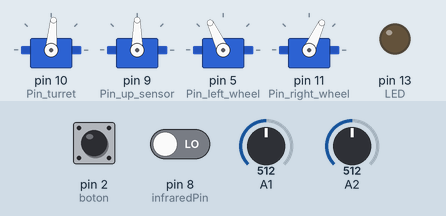
Recording of a sketch running on a simulated Arduino Uno, built with avr-gcc and run on an emulated ATmega328P. On the bench: 4 × servo, output pins drawn as LEDs (lit = HIGH). The inputs (shaded band) are chosen by the test bench; at power-on: A1 = 512, A2 = 512, pin 2 (boton) HIGH, pin 8 (infraredPin) LOW.

Above: at 1.2 s.
1.3 s: A1 set to 584
4.3 s: A1 set to 616
At 4.61 s:
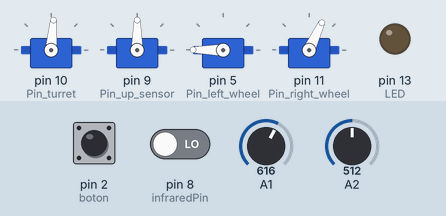
7.3 s: A2 set to 418
10.3 s: A2 set to 387
At 11.6 s:
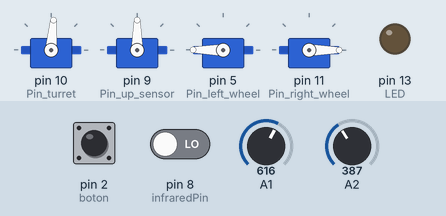
11.9 s: pin 2 (boton) pulled LOW for 0.15 s
At 12.33 s:
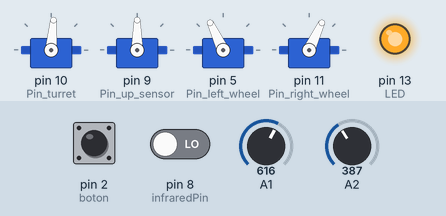
At 13.5 s:
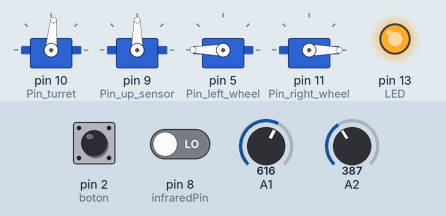
13.9 s: pin 8 (infraredPin) driven HIGH
Timing chart, 0 to 26.1 s (numbered marks = the images above; inputs shaded):
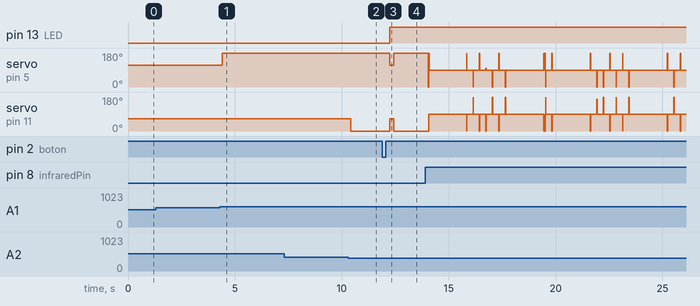

Measured:
- the behaviour switches between 600 and 601 on A1 (found by bisection; images 0 and 1)
- the behaviour switches between 400 and 399 on A2 (found by bisection; images 1 and 2)
- after the input at 4.3 s, servo on pin 5 (Pin_left_wheel): 115° → 180° after 0.11 s
- after the input at 10.3 s, servo on pin 11 (Pin_right_wheel): 65° → 0° after 0.13 s
- after the input at 11.9 s, pin 13 (LED): LOW → HIGH after 0.33 s; servo on pin 5 (Pin_left_wheel): 180° → 115° after 0.33 s, → 180° 0.20 s later; servo on pin 11 (Pin_right_wheel): 0° → 65° after 0.33 s, → 0° 0.20 s later

The sketch:

servo_test.ino
```cpp
#include <Servo.h>          // Incluir la librería Servo

Servo turret ;              // servo de la torreta, giro lateral de 40 a 128 grados
Servo up_sensor ;           // servo ultrasonido, giro atrás 7º, giro adelante 179º
Servo left_wheel ;          // servo rueda izquierda
Servo right_wheel ;         // servo rueda derecha

// depuración global
const boolean debuger = false ;

// pines del sensor de ultrasonido
const int EchoPin = 4 ;
const int TriggerPin = 6 ;

// pin del infrarrojo
const int infraredPin = 8 ;

int turret_angle = 85 ;             // ángulo inicial torreta
int up_sensor_angle = 90 ;          // ángulo inicial del sensor de ultrasonido
int lw_angle = 90 ;                 // ángulo inicial rueda izquierda
int rw_angle = 90 ;                 // ángulo inicial rueda derecha

int Eje_X = A1 ;
int Eje_Y = A2 ;

// botón del joystick para pruebas
const int boton = 2 ;

// estado del pulsador
int lastSwitchState = HIGH ;
boolean mouseIsActive = false ;    // whether or not to control the mouse

const int LED = 13 ;

int salto_s1 = 2 ;                 // Controla el ángulo de cada salto por movimiento
int salto_s2 = 3 ;                 // Controla el ángulo de cada salto por movimiento

int rotacion_1 = 180 ;
int rotacion_2 = 180 ;

const int Pin_turret = 10 ;
const int Pin_up_sensor = 9 ;
const int Pin_left_wheel = 5 ;
const int Pin_right_wheel = 11 ;

// valores máximos y mínimos para el servo de turno
int min_turret_angle_value = 40 ;
int max_turret_angle_value = 128 ;

int min_up_sensor_angle_value = 25 ;
int max_up_sensor_angle_value = 165 ;

int servo_read_delay = 200 ;

// valor de lectura del infrarrojo
int IRvalue = 0 ;

int Pin_PIR = 11 ;      //pin digital conectado a la salida del sensor PIR

// control de velocidad
int current_velocity = 0 ;

void setup() {
  if ( debuger ) {
    // conectar la salida serie para leer el valor del joystick
    Serial.begin(9600);
  }

  turret.attach( Pin_turret ) ;             // Conectar turret al pin definido en pin_turret
  up_sensor.attach( Pin_up_sensor ) ;       // Conectar up_sensor al pin definido en pin_up_sensor
  left_wheel.attach( Pin_left_wheel ) ;     // Conectar left_wheel al pin definido en Pin_left_wheel
  right_wheel.attach( Pin_right_wheel ) ;   // Conectar right_wheel al pin definido en Pin_right_wheel

  pinMode( boton, INPUT_PULLUP ) ;  // el switch del joystick va conectado al pin 2

  pinMode( LED, OUTPUT ) ;          // pin del LED como output

  pinMode( infraredPin, INPUT ) ;   // Pin del infrarojo

  pinMode( TriggerPin, OUTPUT );    // Pin ultrasonido Trigger
  pinMode( EchoPin, INPUT );        // Pin ultrasonido Eco entrante

  pinMode( Pin_PIR, INPUT );

  digitalWrite( EchoPin, LOW );
  digitalWrite( TriggerPin, LOW );

  // servos al valor inicial que indique la variable de posición inicial
  turret.write( turret_angle ) ;
  up_sensor.write( up_sensor_angle ) ;
  left_wheel.write( lw_angle ) ;
  right_wheel.write( rw_angle ) ;

  // lectura de la posición inicial de arranque de todos los servos una vez posicionados
  turret_angle = turret.read();
  up_sensor_angle = up_sensor.read();

  // ruedas paradas
  lw_angle = left_wheel.read();
  rw_angle = right_wheel.read();

  // apagar el LED
  digitalWrite( LED, LOW );

}

void loop() {

  // lectura del infrarrojo anterior
  IRvalue = IR_status() ;

  if ( IRvalue == HIGH ) {
      // no hay suelo, parada de emergencia
      if ( debuger ) {
        Serial.print( " ¡No se detectó suelo! " ) ;
      }

      emergency_stop();


  }

  // lectura del sensor de ultrasonido

  // int cm = ping( TriggerPin, EchoPin );
/*
  // parar si hay un objeto cerca
  if ( cm <= 20 ) {
      emergency_stop() ;
  }
*/
  // iniciar la marcha si hay suelo y no hay objetos cerca
  // if ( current_velocity == 0 ) {
    start_run_forward( 25 );
  // }

  if ( debuger ) {
    Serial.print ( " - Turret: " + String( turret_angle ) + "º Sensor: " + String( up_sensor_angle ) );
    Serial.print ( " LeftW: " + String( lw_angle ) + "º RightW: " + String( rw_angle ) );
    // Serial.print ( "Botón :"  + String( boton ) );
    // Serial.print ( " - objeto a " + String(cm) + " cm " );
    // mejora la lectura con el retraso
    // delay( 50 );
  }

    int valorjoy_X = analogRead( A1 );
    int valorjoy_Y = analogRead( A2 );

/*
    // para testear la torreta y el sensor
    if ( valorjoy_X < 400 )                   // Si la lectura es menor de 400
          turret_angle = turret_angle - salto_s1 ;  // disminuimos el angulo
    else if ( valorjoy_X > 600)               // Si mayor de 600
          turret_angle = turret_angle + salto_s1 ;  // Aumentamos el angulo

    if ( valorjoy_Y < 400 )                   // Si la lectura es menor de 400
          up_sensor_angle = up_sensor_angle - salto_s2 ;  // disminuimos el angulo
    else if ( valorjoy_Y > 600)               // Si mayor de 600
          up_sensor_angle = up_sensor_angle + salto_s2 ;  // Aumentamos el angulo

    // controlar que la variable tenga un valor comprendido entre el ángulo mínimo y el máximo
    if ( turret_angle < min_turret_angle_value ) turret_angle = min_turret_angle_value ;
    if ( turret_angle > max_turret_angle_value ) turret_angle = max_turret_angle_value;

    // controlar que la variable tenga un valor comprendido entre el ángulo mínimo y el máximo
    if ( up_sensor_angle < min_up_sensor_angle_value ) up_sensor_angle = min_up_sensor_angle_value ;
    if ( up_sensor_angle > max_up_sensor_angle_value ) up_sensor_angle = max_up_sensor_angle_value;

    // lectura del ángulo actual, mover solo si distinto
    if ( turret.read() != turret_angle ) {
        turret.write( turret_angle );                     // Y este es el que mueve el servo
    }

    // lectura del ángulo actual, mover solo si distinto
    if ( up_sensor.read() != up_sensor_angle ) {
        up_sensor.write( up_sensor_angle );                     // Y este es el que mueve el servo
    }
*/

    // para testear las ruedas
    if ( valorjoy_X < 400 )                   // Si la lectura es menor de 400
          lw_angle = lw_angle - rotacion_1 ;  // disminuimos el angulo
    else if ( valorjoy_X > 600)               // Si mayor de 600
          lw_angle = lw_angle + rotacion_1 ;  // Aumentamos el angulo

    if ( valorjoy_Y < 400 )                   // Si la lectura es menor de 400
          rw_angle = rw_angle - rotacion_2 ;  // disminuimos el angulo
    else if ( valorjoy_Y > 600)               // Si mayor de 600
          rw_angle = rw_angle + rotacion_2 ;  // Aumentamos el angulo
/*
    // controlar que la variable tenga un valor comprendido entre el ángulo mínimo y el máximo
    if ( turret_angle < min_turret_angle_value ) turret_angle = min_turret_angle_value ;
    if ( turret_angle > max_turret_angle_value ) turret_angle = max_turret_angle_value;

    // controlar que la variable tenga un valor comprendido entre el ángulo mínimo y el máximo
    if ( up_sensor_angle < min_up_sensor_angle_value ) up_sensor_angle = min_up_sensor_angle_value ;
    if ( up_sensor_angle > max_up_sensor_angle_value ) up_sensor_angle = max_up_sensor_angle_value;
*/
    // lectura del ángulo actual, mover solo si distinto
    if ( left_wheel.read() != lw_angle ) {
        left_wheel.write( lw_angle );                     // Y este es el que mueve el servo
    }

    // lectura del ángulo actual, mover solo si distinto
    if ( right_wheel.read() != rw_angle ) {
        right_wheel.write( rw_angle );                     // Y este es el que mueve el servo
    }

    // lectura del botón en el PIN 2
    int switchState = digitalRead( boton );
    if ( switchState != lastSwitchState ) {
      if (switchState == HIGH) {
        mouseIsActive = !mouseIsActive;
        // cambiar el LED para indicar el estado del botón
        digitalWrite( LED, mouseIsActive );

        // resetear ángulos
        if  ( mouseIsActive ) {
            turret_angle = 85 ;
            up_sensor_angle = 90 ;
            lw_angle = 90 ;
            rw_angle = 90 ;

            turret.write( turret_angle ) ;
            up_sensor.write( up_sensor_angle ) ;
            left_wheel.write( lw_angle ) ;
            right_wheel.write( rw_angle ) ;

            // no guardamos el estado del botón, solo para reiniciar la posición de los servos
            mouseIsActive = false ;
        }
      }
    }

    // salvar el estado del switch
    lastSwitchState = switchState;

  // salto línea si debuger activado
  if ( debuger ) {
    Serial.println();
  }

}

// función que inicializa la posiciń de los servos
void servo_start() {

  int servo_current = 0;

}

int ping(int TriggerPin, int EchoPin) {

 long duration, distanceCm, distance;

repeat:

/*
  // The sensor is triggered by a HIGH pulse of 10 or more microseconds.
  // Give a short LOW pulse beforehand to ensure a clean HIGH pulse:
  // pinMode( TriggerPin, OUTPUT );
  digitalWrite( EchoPin, LOW );
  digitalWrite( TriggerPin, LOW );
  delayMicroseconds( 2 );
  digitalWrite( TriggerPin, HIGH );
  delayMicroseconds( 10 );
  digitalWrite( TriggerPin, LOW );

  // pinMode( EchoPin, INPUT );
  duration = pulseIn( EchoPin, HIGH, 20000 );
*/

/*
  digitalWrite(TriggerPin, LOW);  //para generar un pulso limpio ponemos a LOW 4us
  delayMicroseconds(10);
  digitalWrite(TriggerPin, HIGH);  //generamos Trigger (disparo) de 10us
  delayMicroseconds(10);
  digitalWrite(TriggerPin, LOW);

  duration = pulseIn(EchoPin, HIGH);  //medimos el tiempo entre pulsos, en microsegundos
*/

  digitalWrite( TriggerPin, LOW );
  digitalWrite( EchoPin, LOW );
  delayMicroseconds( 2 );

  digitalWrite( TriggerPin, HIGH ); // We send a 10us pulse
  delayMicroseconds( 10 );
  digitalWrite( TriggerPin, LOW );

  duration = pulseIn( EchoPin, HIGH ); // We wait for the echo to come back, with a timeout of 20ms, which corresponds approximately to 3m
  // pulseIn will only return 0 if it timed out. (or if echoPin was already to 1, but it should not happen)
  if(duration == 0) { // If we timed out
    pinMode( EchoPin, OUTPUT ); // Then we set echo pin to output mode
    digitalWrite( EchoPin, LOW ); // We send a LOW pulse to the echo pin
    delayMicroseconds( 200 );
    pinMode( EchoPin, INPUT ); // And finaly we come back to input mode
  }

distance = ( duration / 2 ) / 29.1 ; // We calculate the distance (sound speed in air is aprox. 291m/s), /2 because of the pulse going and coming

if (distance>3) { // Sensors are not capable for measuring small distances so i have avoided them
  Serial.print("Distance: ");
  Serial.println(distance);
}
  if ( duration <= 200 ) {
    if ( debuger ) {
      Serial.println( " - Sensor tapado - " );
    }

    // parada de emergencia hasta volver a tener lectura del sensor
    emergency_stop();

    goto repeat;
  }

  // depuramos la duración del eco recogido
  if ( debuger ) {
    Serial.print( " - Duración: " + String( duration ) + " "  );
  }

  // distanceCm = duration * 10 / 292/ 2;   //convertimos a distancia, en cm
  distanceCm = int( 0.017 * duration );

  // distancia no válida, evita lecturas mayores de 200 cm, aunque parece que alcanza hasta 300 cm
  // también para valores por debajo de 0
 // if ( distanceCm > 200 || distanceCm < 0 ) { goto repeat; }

  if ( distanceCm <= 3 ) {
    if ( debuger ) {
      Serial.println( String( " - Error lectura: " + distanceCm) );
    }

    // parada de emergencia hasta volver a tener lectura del sensor
    emergency_stop();

    goto repeat;
  }

   if ( distanceCm > 300 ) {
    if ( debuger ) {
      Serial.println( String( " - Error lectura: " + distanceCm) );
    }

    // parada de emergencia hasta volver a tener lectura del sensor
    emergency_stop();

    goto repeat;
  }

 // return distanceCm ;
 return distance ;

}

int IR_status() {
  int IR_front = digitalRead( infraredPin ) ;
  return IR_front ;
}

void emergency_stop() {
  left_wheel.write( 90 ) ;
  right_wheel.write( 90 ) ;

  current_velocity = 0 ;
}

void start_run_forward( int velocity ) {

  int ir_front = IR_status() ;

  if ( ir_front == HIGH ) {
    return ;
  }

  // poner ambas ruedas a la velocidad indicada hacia adelante
  lw_angle = left_wheel.read();
  rw_angle = right_wheel.read();

  left_wheel.write( lw_angle + velocity ) ;
  right_wheel.write( rw_angle - velocity ) ;

  // guardamos la velocidad actual
  current_velocity = velocity ;

  // esperar hasta que el motor tome la nueva posición
  delay( servo_read_delay ) ;

}

void start_run_backguard( int velocity ) {

  int ir_front = IR_status() ;

  if ( ir_front == HIGH ) {
    return ;
  }

  // poner ambas ruedas a la velocidad indicada hacia adelante
  lw_angle = left_wheel.read();
  rw_angle = right_wheel.read();

  left_wheel.write( lw_angle - velocity ) ;
  right_wheel.write( rw_angle + velocity ) ;

  // guardamos la velocidad actual
  current_velocity = velocity ;

  // esperar hasta que el motor tome la nueva posición
  delay( servo_read_delay ) ;

}


void left_wheel_forward( int velocity ) {

  int ir_front = IR_status() ;

  if ( ir_front == HIGH ) {
    return ;
  }

  // poner ambas ruedas a la velocidad indicada hacia adelante
  lw_angle = left_wheel.read();

  left_wheel.write( lw_angle + velocity ) ;

  // guardamos la velocidad actual
  current_velocity = velocity ;

  // esperar hasta que el motor tome la nueva posición
  delay( servo_read_delay ) ;

}

void right_wheel_forward( int velocity ) {

  int ir_front = IR_status() ;

  if ( ir_front == HIGH ) {
    return ;
  }

  // poner ambas ruedas a la velocidad indicada hacia adelante
  rw_angle = right_wheel.read();

  right_wheel.write( rw_angle - velocity ) ;

  // guardamos la velocidad actual
  current_velocity = velocity ;

  // esperar hasta que el motor tome la nueva posición
  delay( servo_read_delay ) ;

}
```
